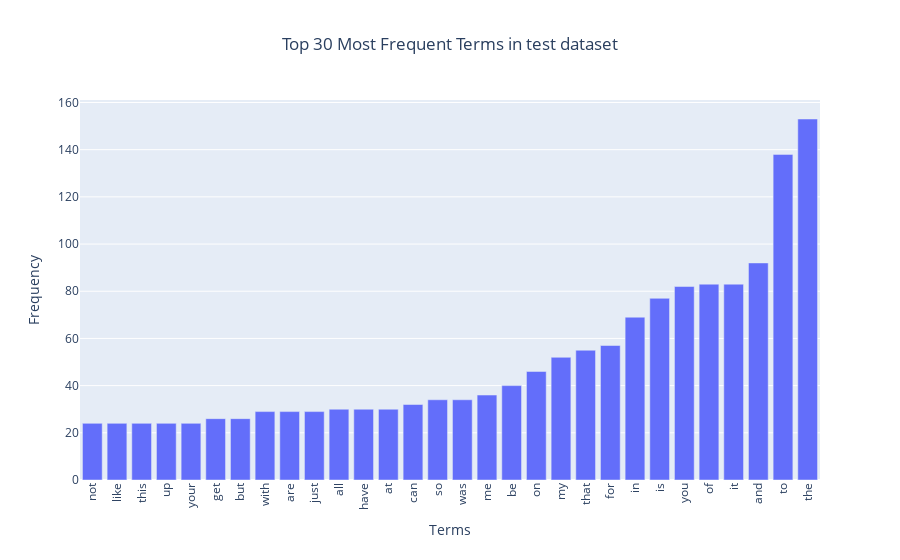

This figure's notebook cell:
### Code cell
# test dataset
from sklearn.feature_extraction.text import CountVectorizer
import numpy as np
import plotly.express as px

count_vect = CountVectorizer()
test_df_counts = count_vect.fit_transform(test_df.text)
vocab = count_vect.get_feature_names_out()

term_frequencies = []
term_frequencies = np.asarray(test_df_counts.sum(axis=0))[0]

top_idx = np.argsort(term_frequencies)[-30:]
top_words = vocab[top_idx]
top_freqs = term_frequencies[top_idx]

fig = px.bar(
    x=top_words, 
    y=top_freqs,
    labels={'x': 'Terms', 'y': 'Frequency'},
    title='Top 30 Most Frequent Terms in test dataset',
)

fig.update_layout(xaxis_tickangle=-90) 
fig.update_layout(title={'x':0.5})
fig.show()

### Figure 1 — Plotly figure (JSON) as saved in the notebook; plotly's stock layout.template omitted (floating-point values rounded to 4 significant figures)
{"data": [{"hovertemplate": "Terms=%{x}<br>Frequency=%{y}<extra></extra>", "legendgroup": "", "marker": {"color": "#636efa", "pattern": {"shape": ""}}, "name": "", "orientation": "v", "showlegend": false, "textposition": "auto", "type": "bar", "x": ["not", "like", "this", "up", "your", "get", "but", "with", "are", "just", "all", "have", "at", "can", "so", "was", "me", "be", "on", "my", "that", "for", "in", "is", "you", "of", "it", "and", "to", "the"], "xaxis": "x", "y": [24, 24, 24, 24, 24, 26, 26, 29, 29, 29, 30, 30, 30, 32, 34, 34, 36, 40, 46, 52, 55, 57, 69, 77, 82, 83, 83, 92, 138, 153], "yaxis": "y"}], "layout": {"barmode": "relative", "legend": {"tracegroupgap": 0}, "title": {"text": "Top 30 Most Frequent Terms in test dataset", "x": 0.5}, "xaxis": {"anchor": "y", "domain": [0, 1], "tickangle": -90, "title": {"text": "Terms"}}, "yaxis": {"anchor": "x", "domain": [0, 1], "title": {"text": "Frequency"}}}}
